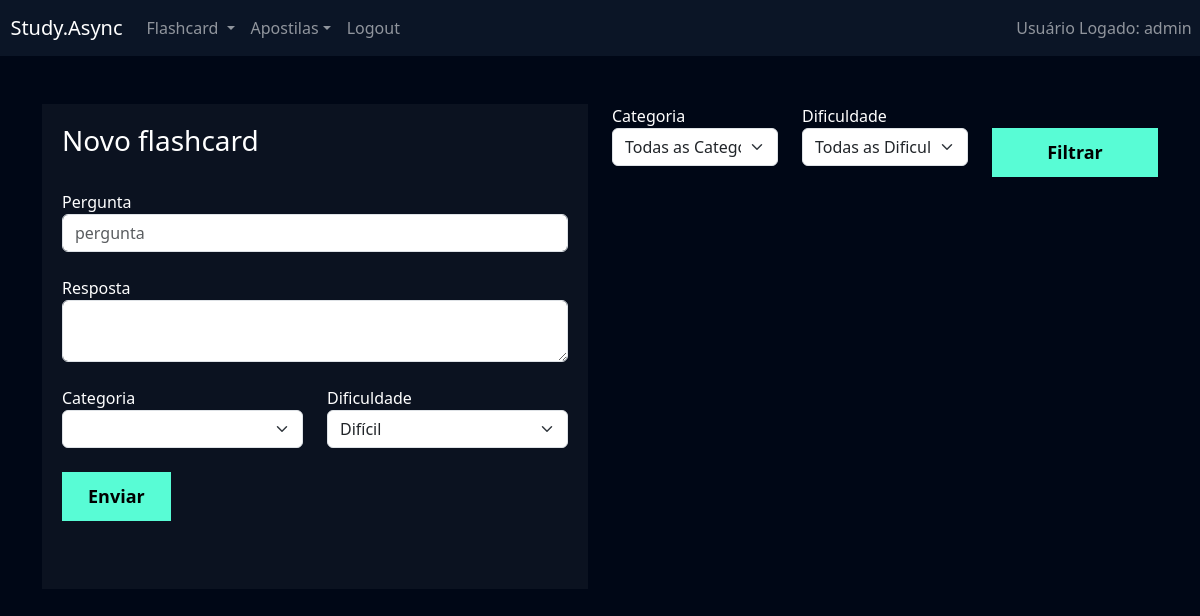
Before: /flashcard/novo_flashcard/ (signed in) with the older database file.
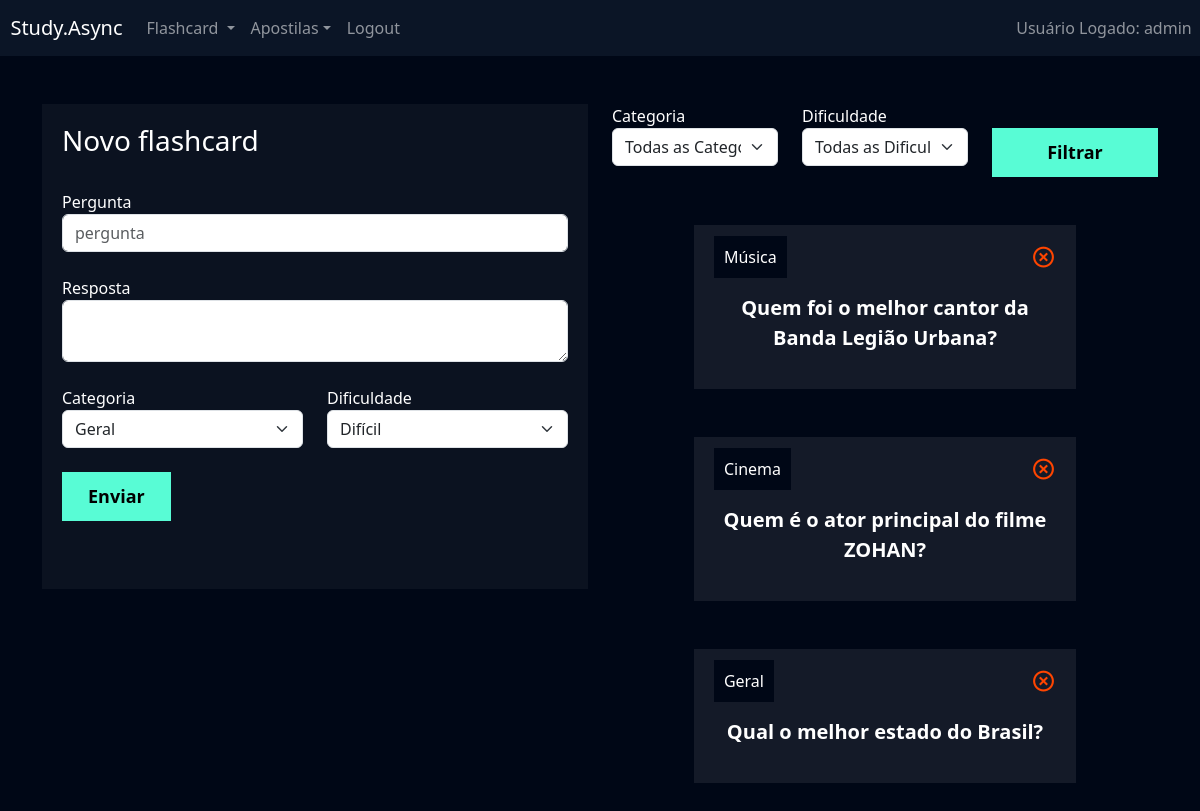
After: the same page with the newer database file.
### flashcard/models.py (models this page shows, shortened)
class Flashcard(models.Model):
    DIFICULDADE_CHOICES = (('D', 'Difícil'), ('M', 'Médio'), ('F', 'Fácil'))
    user = models.ForeignKey(User, on_delete=models.DO_NOTHING)
    pergunta = models.CharField(max_length=100)
    resposta = models.TextField()
    categoria = models.ForeignKey(Categoria, on_delete=models.DO_NOTHING)
    dificuldade = models.CharField(max_length=1, choices=DIFICULDADE_CHOICES)

class Categoria(models.Model):
    nome = models.CharField(max_length=20)
    def __str__(self):
        return self.nome

### flashcard/views.py (the view, shortened to what this page needs)
# urls.py: path('novo_flashcard/', views.novo_flashcard, name='novo_flashcard'),
def novo_flashcard(request):
    if not request.user.is_authenticated:
        return redirect('/usuarios/login')
    if request.method == 'GET':
        categorias = Categoria.objects.all()
        dificuldades = Flashcard.DIFICULDADE_CHOICES
        flashcards = Flashcard.objects.filter(user = request.user)
        categoria_filtrar = request.GET.get('categoria')
        dificuldade_filtrar = request.GET.get('dificuldade')
        if categoria_filtrar:
            flashcards = flashcards.filter(categoria__id=categoria_filtrar)
        if dificuldade_filtrar:
            flashcards = flashcards.filter(dificuldade=dificuldade_filtrar)
        return render (request, 'novo_flashcard.html',{'categorias':categorias, 'dificuldades': dificuldades, 'flashcards': flashcards })

### flashcard/templates/novo_flashcard.html (shortened to what the changed rows need)
{% extends "base.html" %}
{% load static %}
{% block 'cabecalho' %}
    <link href="{% static 'usuarios/css/cadastro.css' %}" rel="stylesheet">
    <link href='https://unpkg.com/boxicons@2.1.4/css/boxicons.min.css' rel='stylesheet'>
    <link href="{% static 'flashcard/css/novo_flashcard.css' %}" rel="stylesheet">
{% endblock 'cabecalho' %}
{% block 'conteudo' %}
{% include "partials/header.html"%}
    <div class="container">
        <br>
        <br>
        <div class="row">
            <div class="col-md">
                <div class="box-form">
                    <form action="{% url 'novo_flashcard' %}" method="POST"> {% csrf_token %}
                        <br>
                        <br>
                        <br>
                        <div class="row">
                                <div class="col-md">
                                    <label for="">Categoria</label>
                                    <select class="form-select" name="categoria">
                                        {% for categoria in categorias %}
                                            <option value={{ categoria.id }}>{{categoria}} </option>
                                        {% endfor %}
                                    </select>
                                </div>
                        </div>
                        <br>
                        <br>
                        <br>
                        <br>
                    </form>
                </div>
            </div>
            <div class="col-md">
                <br>
                <br>
                {% for flash in flashcards %}
                    <div class="box-new-flashcard" onclick="flip_card({{flash.id}})">
                        <div class="flashcard ">
                            <div class="flashcard-categoria">
                                {{flash.categoria}}
                            </div>
                            <a href="{% url 'deletar_flashcard' flash.id %}"><i class='icone-exit bx bx-x-circle'></i></a>
                            <br>
                            <br>
                            <div class="flashcard-box-item">
                                <p class="flashcard-item">{{flash.pergunta}}</p>
                            </div>
                        </div>
                    </div>
                    <br>
                    <br>
                {% endfor %}
            </div>
        </div>
    </div>
{% endblock 'conteudo' %}

Changed rows visible on the page:
added Flashcard: categoria "Música", pergunta "Quem foi o melhor cantor da Banda Legião Urbana?"
added Flashcard: categoria "Cinema", pergunta "Quem é o ator principal do filme ZOHAN?"
added Flashcard: categoria "Geral", pergunta "Qual o melhor estado do Brasil?"
Other visible differences:
form field categoria: (not shown) → "Geral"
